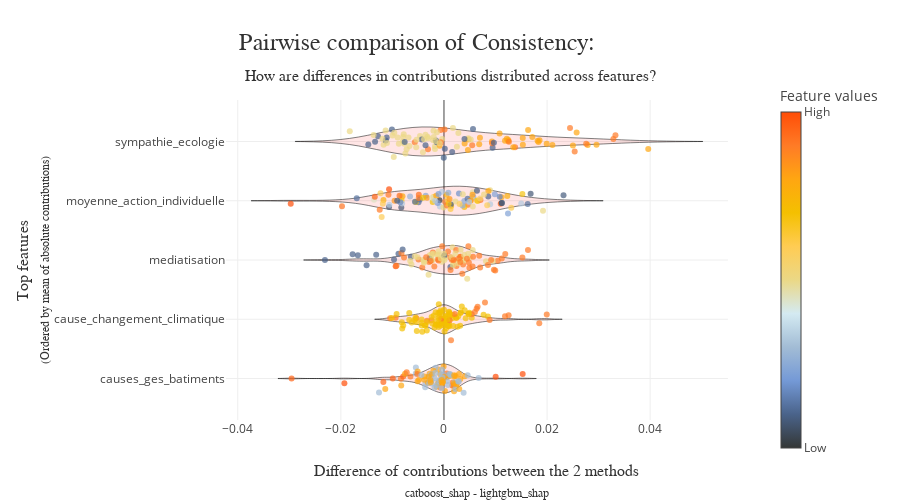

The notebook cell saved with this chart:
### Code cell
#Cette figure représente l'écart de distributions entre les explicabilités par feature
cns.pairwise_consistency_plot(methods=["catboost_shap", "lightgbm_shap"], max_features=5)
